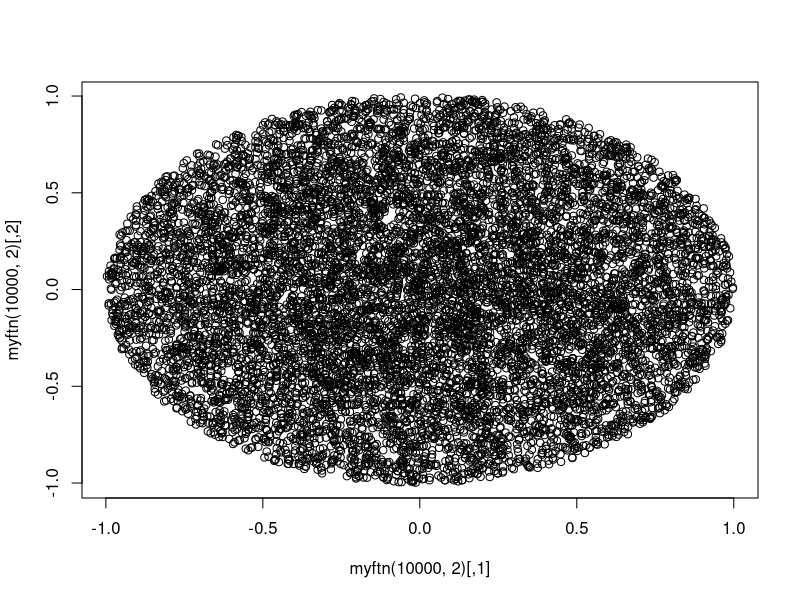
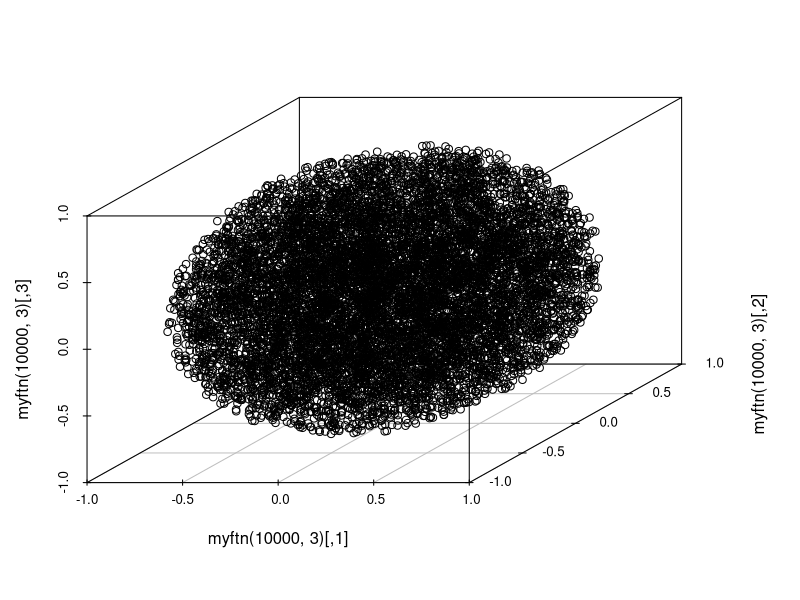

Write the R code that produced these figures, in order.
#generate n points p dimensions in the sphere
myftn <- function(n, p){
  
  #n : the number of points
  #p : dimension
  
  mat1 <- matrix(data = rnorm(n*p)  ,ncol = p)
  S <- rowSums(mat1^2)
  
  #points on the surface
  mat1 <- mat1 / sqrt(S)
  
  for(i in 1:n){
  dist1 <- sqrt(qchisq(runif(1,0,pchisq(1, df=p)), p))
  mat1[i,] <- mat1[i,] * dist1
}  #points in the sphere
  
  return(mat1)
}


#2d points in the sphere
plot(myftn(10000,2))

library('scatterplot3d')
#3d points in the sphere
scatterplot3d(myftn(10000,3))
